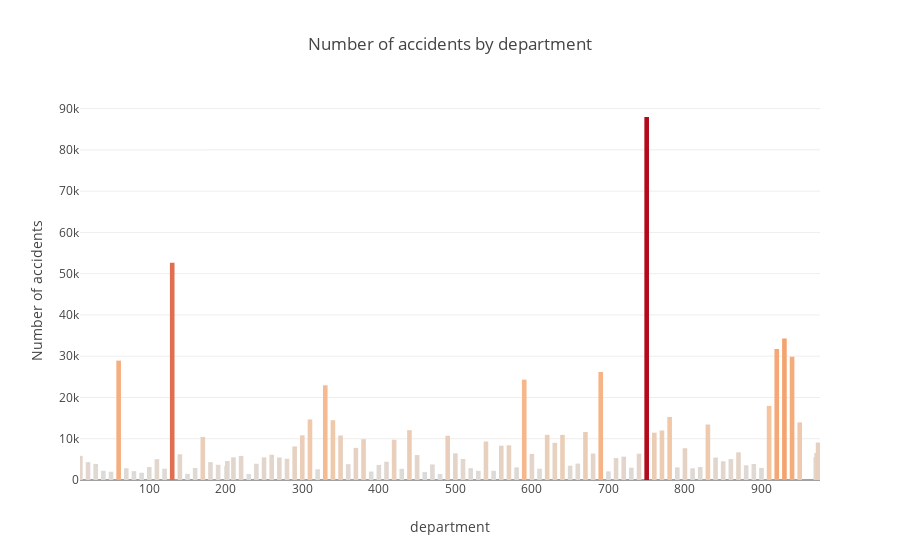

Notebook code cell kept with this figure:
### Code cell
#DEPARMENT with most accidents
import plotly
import plotly.offline as plt

data = charactestics.groupby(by='department', as_index=False).count()
data = data.sort_values(by='AccidentID')

data = [go.Bar(x=data.department, y=data.AccidentID,text=data.AccidentID,
            marker=dict(color='rgb(20,20,20)',line=dict(color=data.AccidentID, width=4),),
            opacity=1
        )]
layout = go.Layout(
    title='Number of accidents by department',
    xaxis= dict( title= 'department'),
    yaxis= dict( title= 'Number of accidents')
)
data = go.Figure(data=data, layout=layout)

plt.iplot(data)
